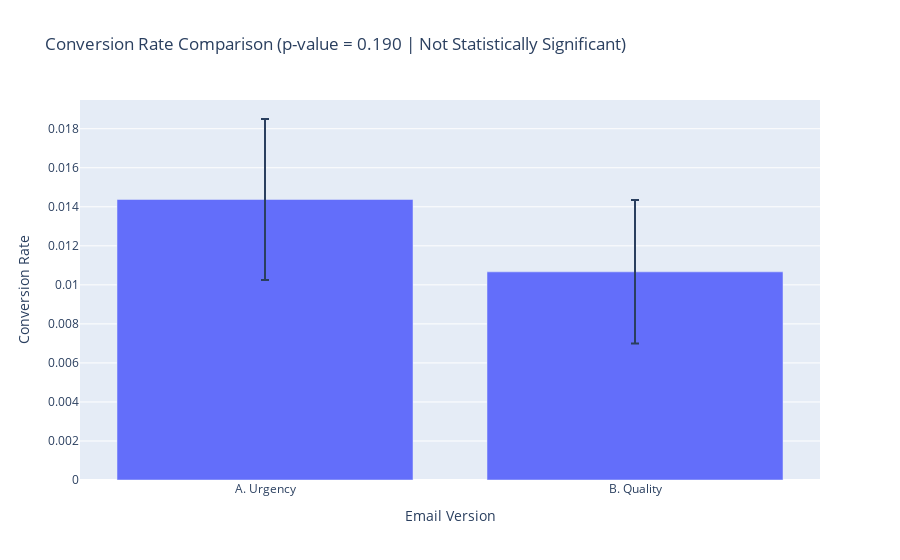

Notebook code cell kept with this figure:
### Code cell
import math
import pandas as pd
import plotly.express as px
from scipy import stats

# Prepare data for only conversion metrics
data = {
    "Email_Version": ["A. Urgency", "B. Quality"],
    "Number_Opened": [3200, 3000],
    "Classes_Purchased": [46, 32]
}
df = pd.DataFrame(data)

# Calculate conversion rates
df["Conversion_Rate"] = df["Classes_Purchased"] / df["Number_Opened"]

# Calculate standard error (SE) for each conversion rate and then the 95% confidence interval (CI)
# SE = sqrt(p*(1-p)/n) and CI = 1.96 * SE
df["SE"] = (df["Conversion_Rate"] * (1 - df["Conversion_Rate"]) / df["Number_Opened"]).apply(math.sqrt)
df["CI"] = 1.96 * df["SE"]

# Statistical significance test (z-test for proportions)
p1 = df.loc[0, "Conversion_Rate"]
n1 = df.loc[0, "Number_Opened"]
p2 = df.loc[1, "Conversion_Rate"]
n2 = df.loc[1, "Number_Opened"]

# Pooled conversion rate for the z-test:
pooled_rate = (df.loc[0, "Classes_Purchased"] + df.loc[1, "Classes_Purchased"]) / (n1 + n2)

# Standard error for the difference in conversion rates:
se_diff = math.sqrt(pooled_rate * (1 - pooled_rate) * (1/n1 + 1/n2))

# Z-score for the difference:
z_score = (p1 - p2) / se_diff

# p-value from the z-score (two-tailed test):
p_value = stats.norm.sf(abs(z_score)) * 2

# Create an annotation string based on p-value
if p_value < 0.05:
    sig_text = "Statistically Significant"
else:
    sig_text = "Not Statistically Significant"

# Create a Plotly bar chart with confidence interval error bars for conversion rates.
fig = px.bar(
    df,
    x="Email_Version",
    y="Conversion_Rate",
    error_y="CI",
    title=f'Conversion Rate Comparison (p-value = {p_value:.3f} | {sig_text})',
    labels={"Conversion_Rate": "Conversion Rate", "Email_Version": "Email Version"}
)

fig.show()

### Figure 1 — Plotly figure (JSON) as saved in the notebook; plotly's stock layout.template omitted (floating-point values rounded to 4 significant figures)
{"data": [{"alignmentgroup": "True", "error_y": {"array": [0.004124, 0.003676]}, "hovertemplate": "Email Version=%{x}<br>Conversion Rate=%{y}<extra></extra>", "legendgroup": "", "marker": {"color": "#636efa", "pattern": {"shape": ""}}, "name": "", "offsetgroup": "", "orientation": "v", "showlegend": false, "textposition": "auto", "type": "bar", "x": ["A. Urgency", "B. Quality"], "xaxis": "x", "y": [0.01438, 0.01067], "yaxis": "y"}], "layout": {"barmode": "relative", "legend": {"tracegroupgap": 0}, "title": {"text": "Conversion Rate Comparison (p-value = 0.190 | Not Statistically Significant)"}, "xaxis": {"anchor": "y", "domain": [0, 1], "title": {"text": "Email Version"}}, "yaxis": {"anchor": "x", "domain": [0, 1], "title": {"text": "Conversion Rate"}}}}
